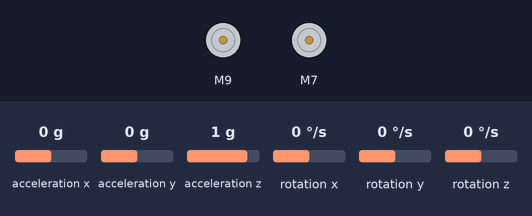
Recording of a sketch running on a simulated Arduino Uno, built with avr-gcc and run on an emulated ATmega328P. Parts: 2 × DC motor (green arrow = forward, orange = backward, longer = faster). The inputs (shaded band) are chosen by the test bench; at power-on: acceleration x 0 g, acceleration y 0 g, acceleration z 1 g, rotation x 0 °/s, rotation y 0 °/s, rotation z 0 °/s. What the sketch prints to the serial monitor is not drawn.

Above: at 0.1 s.
At 3.1 s:
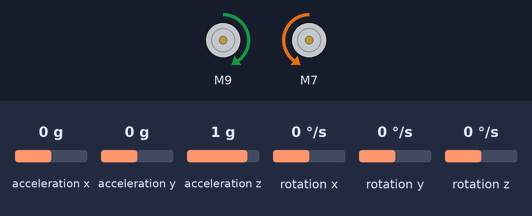
Timing chart, 0 to 4.6 s (numbered marks = the images above):
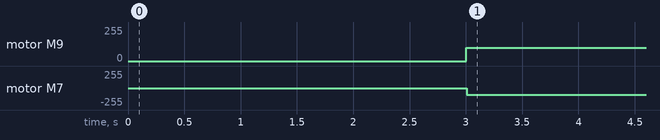

Measured:
- by itself, motor M9: stopped → forward 100/255 at 3.0 s
- by itself, motor M7: stopped → backward 100/255 at 3.0 s

The sketch:

PetrosainsHigh_V1.2_500RPM.ino
```cpp
#include <MPU6050_tockn.h>
#include <Wire.h>

MPU6050 mpu6050(Wire);
#include <SparkFun_TB6612.h>
#define PWMA 5
#define AIN2 6
#define AIN1 7
#define STBY 8
#define BIN1 9                                                  //motor
#define BIN2 10
#define PWMB 11


const int offsetA = 1;
const int offsetB = 1;

Motor motorLeft = Motor(AIN1, AIN2, PWMA, offsetA, STBY);
Motor motorRight = Motor(BIN1, BIN2, PWMB, offsetB, STBY);
int L = 0;//Left
int S = 1;//Straight
int R = 2;//Right
int B =3;

int SetPath[] = {L

};

int StraightTime=200;
int BT = 0; //before turn
int timer=200;
int Turned=0;
int TotalTurns = ((sizeof(SetPath)) / 2);


void setup() {

  Serial.begin(9600);

  Wire.begin();
  mpu6050.begin();
  mpu6050.calcGyroOffsets();
}

void loop() {
Left(90);
  Serial.println(mpu6050.getAngleZ());

}


void Left(int angle) {
  mpu6050.update();
  BT = mpu6050.getAngleZ();
  while (BT < angle) {

  mpu6050.update();
  angle = mpu6050.getAngleZ();
    motorRight.drive(100, 1);
    motorLeft.drive(-100, 1);
    timer = millis;
  }

  //while (timer < StraightTime) {

    //motorRight.drive(255, 1);
    //motorLeft.drive(255, 1);
  //}
 brake();
  delay(10000);
}

void Straight() {
  // while
  // motorRight.drive(-255, 1);
  //motorLeft.drive(255, 1);
}

void Right(int angle) {
  mpu6050.update();
  BT = mpu6050.getAngleZ();
  while (BT < angle) {
    motorRight.drive(-255, 1);
    motorLeft.drive(255, 1);
  }


}

void decision() {
  if (Turned < TotalTurns) {
    if (SetPath[Turned] == 0) {
      //Left
      Left(90);
    }
    else if (SetPath[Turned] == 1) {
      //Straight
      Straight();
    }
    else if (SetPath[Turned] == 2) {
      //Right
      Right(90);
    }

    else if (SetPath[Turned] == 3) {
      //Right
      Right(180);
    }
  }

  else {
    //Stop
    brake();

   // while (digitalRead(Button) == HIGH); {

   // }
    //delay(100000000000);

   // Right();
    Turned = -1;
  }


  Turned = Turned + 1;
}
void brake() {
  digitalWrite(STBY, HIGH);

  digitalWrite(AIN1, HIGH);
  digitalWrite(AIN2, HIGH);
  analogWrite(PWMA, 255);

  digitalWrite(BIN1, HIGH);
  digitalWrite(BIN2, HIGH);
  analogWrite(PWMB, 255);
}
```
